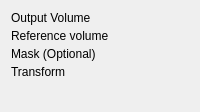
                        <widget class="QWidget" name="withRefTab">
                           <attribute name="title">
                              <string>With reference</string>
                           </attribute>
                           <layout class="QFormLayout" name="formLayout_qa_ref">
                              <property name="horizontalSpacing">
                                 <number>8</number>
                              </property>
                              <property name="verticalSpacing">
                                 <number>4</number>
                              </property>
                              <!-- sCT volume -->
                              <item row="0" column="0">
                                 <widget class="QLabel" name="label_outputVolume">
                                    <property name="text">
                                       <string>Output Volume</string>
                                    </property>
                                 </widget>
                              </item>
                              <item row="0" column="1">
                                 <widget class="qMRMLNodeComboBox" name="inputVolumeEvaluationSelector">
                                    <property name="nodeTypes">
                                       <stringlist>
                                          <string>vtkMRMLScalarVolumeNode</string>
                                          <string>vtkMRMLSegmentationNode</string>
                                          <string>vtkMRMLLabelMapVolumeNode</string>
                                       </stringlist>
                                    </property>
                                    <property name="addEnabled">
                                       <bool>false</bool>
                                    </property>
                                    <property name="removeEnabled">
                                       <bool>false</bool>
                                    </property>
                                 </widget>
                              </item>
                              <!-- Reference volume -->
                              <item row="1" column="0">
                                 <widget class="QLabel" name="label_refVolume">
                                    <property name="text">
                                       <string>Reference volume</string>
                                    </property>
                                 </widget>
                              </item>
                              <item row="1" column="1">
                                 <widget class="qMRMLNodeComboBox" name="referenceVolumeSelector">
                                    <property name="nodeTypes">
                                       <stringlist>
                                          <string>vtkMRMLScalarVolumeNode</string>
                                          <string>vtkMRMLSegmentationNode</string>
                                          <string>vtkMRMLLabelMapVolumeNode</string>
                                       </stringlist>
                                    </property>
                                    <property name="addEnabled">
                                       <bool>false</bool>
                                    </property>
                                    <property name="removeEnabled">
                                       <bool>false</bool>
                                    </property>
                                 </widget>
                              </item>
                              <!-- Reference mask -->
                              <item row="2" column="0">
                                 <widget class="QLabel" name="label_refMask">
                                    <property name="text">
                                       <string>Mask (Optional)</string>
                                    </property>
                                 </widget>
                              </item>
                              <item row="2" column="1">
                                 <widget class="qMRMLNodeComboBox" name="referenceMaskSelector">
                                    <property name="nodeTypes">
                                       <stringlist>
                                          <string>vtkMRMLLabelMapVolumeNode</string>
                                          <string>vtkMRMLScalarVolumeNode</string>
                                       </stringlist>
                                    </property>
                                    <property name="noneEnabled">
                                       <bool>true</bool>
                                    </property>
                                    <property name="noneDisplay">
                                       <string>None</string>
                                    </property>
                                 </widget>
                              </item>
                              <item row="3" column="0">
                                 <widget class="QLabel" name="label_outputTransform">
                                    <property name="text">
                                       <string>Transform</string>
                                    </property>
                                 </widget>
                              </item>
                              <item row="3" column="1">
                                 <widget class="qMRMLNodeComboBox" name="inputTransformSelector">
                                    <property name="nodeTypes">
                                       <stringlist>
                                          <string>vtkMRMLTransformNode</string>
                                       </stringlist>
                                    </property>
                                    <property name="noneEnabled">
                                       <bool>true</bool>
                                    </property>
                                    <property name="noneDisplay">
                                       <string>None</string>
                                    </property>
                                 </widget>
                              </item>
                              <item row="4" column="0" colspan="2">
                                 <widget class="QWidget" name="withRefMetricsPlaceholder">
                                    <layout class="QVBoxLayout" name="withRefMetricsLayout" />
                                 </widget>
                              </item>
                           </layout>
                        </widget>
